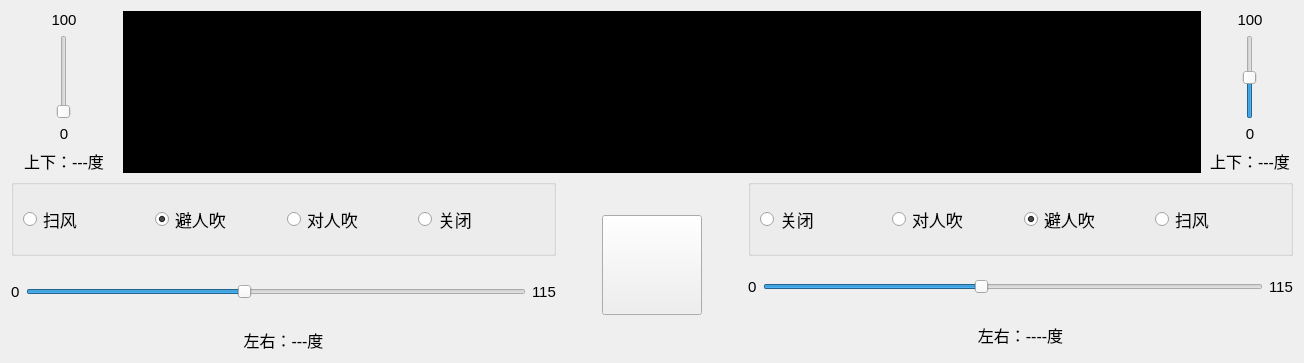
            <widget class="QWidget" name="tab_main">
             <attribute name="title">
              <string>2321</string>
             </attribute>
             <layout class="QVBoxLayout" name="verticalLayout_9" stretch="4,1">
              <item>
               <layout class="QHBoxLayout" name="horizontalLayout_7" stretch="0,1,0">
                <item>
                 <layout class="QVBoxLayout" name="verticalLayout_5">
                  <item>
                   <widget class="QLabel" name="label_9">
                    <property name="font">
                     <font>
                      <pointsize>11</pointsize>
                     </font>
                    </property>
                    <property name="text">
                     <string>100</string>
                    </property>
                    <property name="alignment">
                     <set>Qt::AlignCenter</set>
                    </property>
                   </widget>
                  </item>
                  <item>
                   <layout class="QHBoxLayout" name="horizontalLayout_5">
                    <item>
                     <spacer name="horizontalSpacer_5">
                      <property name="orientation">
                       <enum>Qt::Horizontal</enum>
                      </property>
                      <property name="sizeHint" stdset="0">
                       <size>
                        <width>28</width>
                        <height>20</height>
                       </size>
                      </property>
                     </spacer>
                    </item>
                    <item>
                     <widget class="QSlider" name="verticalSlider_sx_1">
                      <property name="minimumSize">
                       <size>
                        <width>50</width>
                        <height>0</height>
                       </size>
                      </property>
                      <property name="maximum">
                       <number>100</number>
                      </property>
                      <property name="value">
                       <number>0</number>
                      </property>
                      <property name="orientation">
                       <enum>Qt::Vertical</enum>
                      </property>
                     </widget>
                    </item>
                    <item>
                     <spacer name="horizontalSpacer_6">
                      <property name="orientation">
                       <enum>Qt::Horizontal</enum>
                      </property>
                      <property name="sizeHint" stdset="0">
                       <size>
                        <width>28</width>
                        <height>20</height>
                       </size>
                      </property>
                     </spacer>
                    </item>
                   </layout>
                  </item>
                  <item>
                   <widget class="QLabel" name="label_8">
                    <property name="font">
                     <font>
                      <pointsize>11</pointsize>
                     </font>
                    </property>
                    <property name="text">
                     <string>0</string>
                    </property>
                    <property name="alignment">
                     <set>Qt::AlignCenter</set>
                    </property>
                   </widget>
                  </item>
                  <item>
                   <widget class="QLabel" name="label_sx_1">
                    <property name="minimumSize">
                     <size>
                      <width>85</width>
                      <height>0</height>
                     </size>
                    </property>
                    <property name="font">
                     <font>
                      <pointsize>12</pointsize>
                     </font>
                    </property>
                    <property name="text">
                     <string>上下：---度</string>
                    </property>
                    <property name="alignment">
                     <set>Qt::AlignCenter</set>
                    </property>
                   </widget>
                  </item>
                 </layout>
                </item>
                <item>
                 <widget class="QLabel" name="label_gif">
                  <property name="styleSheet">
                   <string notr="true">background-color: rgb(0, 0, 0);</string>
                  </property>
                  <property name="text">
                   <string/>
                  </property>
                 </widget>
                </item>
                <item>
                 <layout class="QVBoxLayout" name="verticalLayout_6">
                  <item>
                   <widget class="QLabel" name="label_11">
                    <property name="font">
                     <font>
                      <pointsize>11</pointsize>
                     </font>
                    </property>
                    <property name="text">
                     <string>100</string>
                    </property>
                    <property name="alignment">
                     <set>Qt::AlignCenter</set>
                    </property>
                   </widget>
                  </item>
                  <item>
                   <layout class="QHBoxLayout" name="horizontalLayout_6">
                    <item>
                     <spacer name="horizontalSpacer_7">
                      <property name="orientation">
                       <enum>Qt::Horizontal</enum>
                      </property>
                      <property name="sizeHint" stdset="0">
                       <size>
                        <width>18</width>
                        <height>20</height>
                       </size>
                      </property>
                     </spacer>
                    </item>
                    <item>
                     <widget class="QSlider" name="verticalSlider_sx_2">
                      <property name="minimumSize">
                       <size>
                        <width>50</width>
                        <height>50</height>
                       </size>
                      </property>
                      <property name="maximum">
                       <number>100</number>
                      </property>
                      <property name="value">
                       <number>50</number>
                      </property>
                      <property name="orientation">
                       <enum>Qt::Vertical</enum>
                      </property>
                     </widget>
                    </item>
                    <item>
                     <spacer name="horizontalSpacer_8">
                      <property name="orientation">
                       <enum>Qt::Horizontal</enum>
                      </property>
                      <property name="sizeHint" stdset="0">
                       <size>
                        <width>18</width>
                        <height>20</height>
                       </size>
                      </property>
                     </spacer>
                    </item>
                   </layout>
                  </item>
                  <item>
                   <widget class="QLabel" name="label_10">
                    <property name="font">
                     <font>
                      <pointsize>11</pointsize>
                     </font>
                    </property>
                    <property name="text">
                     <string>0</string>
                    </property>
                    <property name="alignment">
                     <set>Qt::AlignCenter</set>
                    </property>
                   </widget>
                  </item>
                  <item>
                   <widget class="QLabel" name="label_sx_2">
                    <property name="minimumSize">
                     <size>
                      <width>85</width>
                      <height>0</height>
                     </size>
                    </property>
                    <property name="font">
                     <font>
                      <pointsize>12</pointsize>
                     </font>
                    </property>
                    <property name="text">
                     <string>上下：---度</string>
                    </property>
                    <property name="alignment">
                     <set>Qt::AlignCenter</set>
                    </property>
                   </widget>
                  </item>
                 </layout>
                </item>
               </layout>
              </item>
              <item>
               <layout class="QHBoxLayout" name="horizontalLayout_15">
                <item>
                 <layout class="QVBoxLayout" name="verticalLayout_7">
                  <item>
                   <widget class="QGroupBox" name="groupBox_left">
                    <property name="title">
                     <string/>
                    </property>
                    <layout class="QHBoxLayout" name="horizontalLayout_11">
                     <item>
                      <widget class="QRadioButton" name="radioButton_sf_1">
                       <property name="minimumSize">
                        <size>
                         <width>100</width>
                         <height>50</height>
                        </size>
                       </property>
                       <property name="maximumSize">
                        <size>
                         <width>200</width>
                         <height>16777215</height>
                        </size>
                       </property>
                       <property name="font">
                        <font>
                         <pointsize>13</pointsize>
                        </font>
                       </property>
                       <property name="text">
                        <string>扫风</string>
                       </property>
                      </widget>
                     </item>
                     <item>
                      <widget class="QRadioButton" name="radioButton_brc_1">
                       <property name="minimumSize">
                        <size>
                         <width>100</width>
                         <height>50</height>
                        </size>
                       </property>
                       <property name="maximumSize">
                        <size>
                         <width>200</width>
                         <height>16777215</height>
                        </size>
                       </property>
                       <property name="font">
                        <font>
                         <pointsize>13</pointsize>
                        </font>
                       </property>
                       <property name="text">
                        <string>避人吹</string>
                       </property>
                       <property name="checked">
                        <bool>true</bool>
                       </property>
                      </widget>
                     </item>
                     <item>
                      <widget class="QRadioButton" name="radioButton_drc_1">
                       <property name="minimumSize">
                        <size>
                         <width>100</width>
                         <height>50</height>
                        </size>
                       </property>
                       <property name="maximumSize">
                        <size>
                         <width>200</width>
                         <height>16777215</height>
                        </size>
                       </property>
                       <property name="font">
                        <font>
                         <pointsize>13</pointsize>
                        </font>
                       </property>
                       <property name="text">
                        <string>对人吹</string>
                       </property>
                      </widget>
                     </item>
                     <item>
                      <widget class="QRadioButton" name="radioButton_close_left">
                       <property name="minimumSize">
                        <size>
                         <width>100</width>
                         <height>50</height>
                        </size>
                       </property>
                       <property name="maximumSize">
                        <size>
                         <width>200</width>
                         <height>16777215</height>
                        </size>
                       </property>
                       <property name="font">
                        <font>
                         <pointsize>13</pointsize>
                        </font>
                       </property>
                       <property name="text">
                        <string>关闭</string>
                       </property>
                      </widget>
                     </item>
                    </layout>
                   </widget>
                  </item>
                  <item>
                   <layout class="QHBoxLayout" name="horizontalLayout_13">
                    <item>
                     <widget class="QLabel" name="label_12">
                      <property name="maximumSize">
                       <size>
                        <width>16</width>
                        <height>16777215</height>
                       </size>
                      </property>
                      <property name="font">
                       <font>
                        <pointsize>11</pointsize>
                       </font>
                      </property>
                      <property name="text">
                       <string>0</string>
                      </property>
                     </widget>
                    </item>
                    <item>
                     <widget class="QSlider" name="horizontalSlider_left_bottom">
                      <property name="minimumSize">
                       <size>
                        <width>500</width>
                        <height>60</height>
                       </size>
                      </property>
                      <property name="maximum">
                       <number>115</number>
                      </property>
                      <property name="value">
                       <number>50</number>
                      </property>
                      <property name="orientation">
                       <enum>Qt::Horizontal</enum>
                      </property>
                      <property name="invertedAppearance">
                       <bool>false</bool>
                      </property>
                     </widget>
                    </item>
                    <item>
                     <widget class="QLabel" name="label_13">
                      <property name="maximumSize">
                       <size>
                        <width>31</width>
                        <height>16777215</height>
                       </size>
                      </property>
                      <property name="font">
                       <font>
                        <pointsize>11</pointsize>
                       </font>
                      </property>
                      <property name="text">
                       <string>115</string>
                      </property>
                     </widget>
                    </item>
                   </layout>
                  </item>
                  <item>
                   <widget class="QLabel" name="label_zy_left">
                    <property name="font">
                     <font>
                      <pointsize>12</pointsize>
                     </font>
                    </property>
                    <property name="text">
                     <string>左右：---度</string>
                    </property>
                    <property name="alignment">
                     <set>Qt::AlignCenter</set>
                    </property>
                   </widget>
                  </item>
                 </layout>
                </item>
                <item>
                 <spacer name="horizontalSpacer_9">
                  <property name="orientation">
                   <enum>Qt::Horizontal</enum>
                  </property>
                  <property name="sizeHint" stdset="0">
                   <size>
                    <width>40</width>
                    <height>20</height>
                   </size>
                  </property>
                 </spacer>
                </item>
                <item>
                 <widget class="QPushButton" name="pushButton_link">
                  <property name="minimumSize">
                   <size>
                    <width>100</width>
                    <height>100</height>
                   </size>
                  </property>
                  <property name="maximumSize">
                   <size>
                    <width>100</width>
                    <height>100</height>
                   </size>
                  </property>
                  <property name="text">
                   <string/>
                  </property>
                 </widget>
                </item>
                <item>
                 <spacer name="horizontalSpacer_10">
                  <property name="orientation">
                   <enum>Qt::Horizontal</enum>
                  </property>
                  <property name="sizeHint" stdset="0">
                   <size>
                    <width>40</width>
                    <height>20</height>
                   </size>
                  </property>
                 </spacer>
                </item>
                <item>
                 <layout class="QVBoxLayout" name="verticalLayout_8">
                  <item>
                   <widget class="QGroupBox" name="groupBox_right">
                    <property name="title">
                     <string/>
                    </property>
                    <layout class="QHBoxLayout" name="horizontalLayout_12">
                     <item>
                      <widget class="QRadioButton" name="radioButton_close_right">
                       <property name="minimumSize">
                        <size>
                         <width>100</width>
                         <height>50</height>
                        </size>
                       </property>
                       <property name="maximumSize">
                        <size>
                         <width>200</width>
                         <height>16777215</height>
                        </size>
                       </property>
                       <property name="font">
                        <font>
                         <pointsize>13</pointsize>
                        </font>
                       </property>
                       <property name="text">
                        <string>关闭</string>
                       </property>
                      </widget>
                     </item>
                     <item>
                      <widget class="QRadioButton" name="radioButton_drc_2">
                       <property name="minimumSize">
                        <size>
                         <width>100</width>
                         <height>50</height>
                        </size>
                       </property>
                       <property name="maximumSize">
                        <size>
                         <width>200</width>
                         <height>16777215</height>
                        </size>
                       </property>
                       <property name="font">
                        <font>
                         <pointsize>13</pointsize>
                        </font>
                       </property>
                       <property name="text">
                        <string>对人吹</string>
                       </property>
                      </widget>
                     </item>
                     <item>
                      <widget class="QRadioButton" name="radioButton_brc_2">
                       <property name="minimumSize">
                        <size>
                         <width>100</width>
                         <height>50</height>
                        </size>
                       </property>
                       <property name="maximumSize">
                        <size>
                         <width>200</width>
                         <height>16777215</height>
                        </size>
                       </property>
                       <property name="font">
                        <font>
                         <pointsize>13</pointsize>
                        </font>
                       </property>
                       <property name="text">
                        <string>避人吹</string>
                       </property>
                       <property name="checked">
                        <bool>true</bool>
                       </property>
                      </widget>
                     </item>
                     <item>
                      <widget class="QRadioButton" name="radioButton_sf_2">
                       <property name="minimumSize">
                        <size>
                         <width>100</width>
                         <height>50</height>
                        </size>
                       </property>
                       <property name="maximumSize">
                        <size>
                         <width>200</width>
                         <height>16777215</height>
                        </size>
                       </property>
                       <property name="font">
                        <font>
                         <pointsize>13</pointsize>
                        </font>
                       </property>
                       <property name="text">
                        <string>扫风</string>
                       </property>
                      </widget>
                     </item>
                    </layout>
                   </widget>
                  </item>
                  <item>
                   <layout class="QHBoxLayout" name="horizontalLayout_14">
                    <item>
                     <widget class="QLabel" name="label_14">
                      <property name="maximumSize">
                       <size>
                        <width>16</width>
                        <height>16777215</height>
                       </size>
                      </property>
                      <property name="font">
                       <font>
                        <pointsize>11</pointsize>
                       </font>
                      </property>
                      <property name="text">
                       <string>0</string>
                      </property>
                     </widget>
                    </item>
                    <item>
                     <widget class="QSlider" name="horizontalSlider_right_bottom">
                      <property name="minimumSize">
                       <size>
                        <width>500</width>
                        <height>50</height>
                       </size>
                      </property>
                      <property name="maximum">
                       <number>115</number>
                      </property>
                      <property name="value">
                       <number>50</number>
                      </property>
                      <property name="orientation">
                       <enum>Qt::Horizontal</enum>
                      </property>
                     </widget>
                    </item>
                    <item>
                     <widget class="QLabel" name="label_15">
                      <property name="maximumSize">
                       <size>
                        <width>31</width>
                        <height>16777215</height>
                       </size>
                      </property>
                      <property name="font">
                       <font>
                        <pointsize>11</pointsize>
                       </font>
                      </property>
                      <property name="text">
                       <string>115</string>
                      </property>
                     </widget>
                    </item>
                   </layout>
                  </item>
                  <item>
                   <widget class="QLabel" name="label_zy_right">
                    <property name="font">
                     <font>
                      <pointsize>12</pointsize>
                     </font>
                    </property>
                    <property name="text">
                     <string>左右：----度</string>
                    </property>
                    <property name="alignment">
                     <set>Qt::AlignCenter</set>
                    </property>
                   </widget>
                  </item>
                 </layout>
                </item>
               </layout>
              </item>
             </layout>
            </widget>
